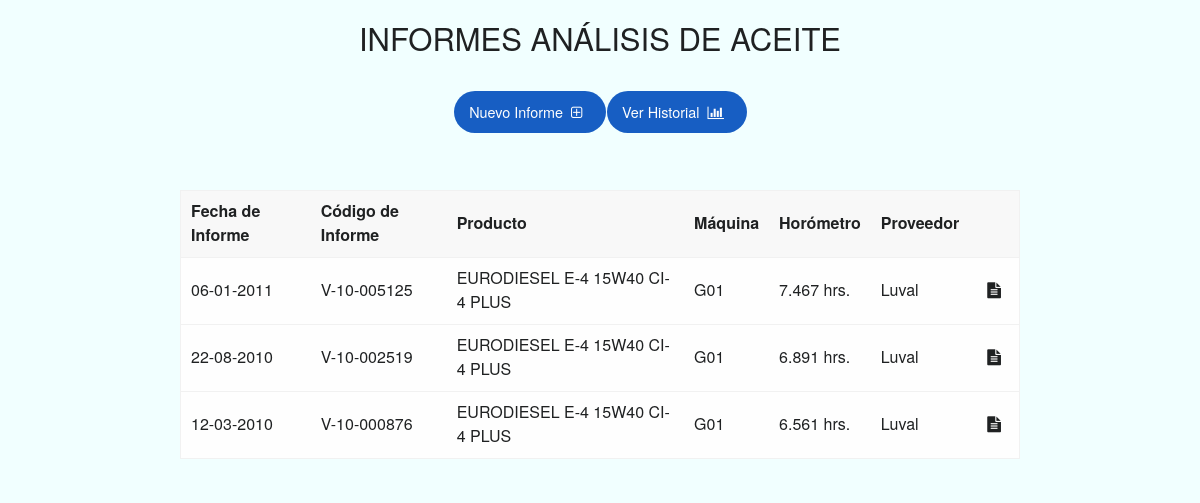
The page /dist/index.php on the database its author committed.
### tables this page shows
CREATE TABLE IF NOT EXISTS `tbl_analisis` (
`idAnalisis` int(11) NOT NULL,
  `Nombre` varchar(20) NOT NULL,
  `Producto` varchar(35) NOT NULL,
  `FechaAnalisis` date NOT NULL,
  `FechaMuestra` date NOT NULL,
  `idMotor` int(11) NOT NULL,
  `idProveedor` int(11) NOT NULL,
  `HorometroMaquina` int(11) NOT NULL,
  `HorometroProducto` int(11) NOT NULL
);

CREATE TABLE IF NOT EXISTS `tbl_motor` (
`idMotor` int(11) NOT NULL,
  `Codigo` varchar(10) NOT NULL,
  `idCentral` int(11) NOT NULL,
  `Marca` varchar(25) NOT NULL,
  `Modelo` varchar(30) NOT NULL,
  `NSerie` varchar(30) NOT NULL
);

CREATE TABLE IF NOT EXISTS `tbl_proveedor` (
`idProveedor` int(11) NOT NULL,
  `Nombre` varchar(20) NOT NULL,
  `Descripcion` varchar(20) DEFAULT NULL
);

### dist/index.php (the view, shortened to what this page needs)
<?php include 'lib/controles.php';?>
<!DOCTYPE html>
<html lang="es">
  <head>
    <link href="assets/css/main.min.css" rel="stylesheet" type="text/css">
  </head>
  <body>
    <?php
        $mysqli = new mysqli('localhost',$DBUSER, $DBPASS, $DATABASE);
    ?>
    <div class="small-9 small-centered columns">
      <div class="row">
        <div class="col s12">
          <p>
            <h3 align="center">INFORMES ANÁLISIS DE ACEITE</h3>
          </p>
        </div>
      </div>
      <div class="row">
        <div class="small-5 small-centered columns">
          <p align="center">
            <ul class="button-group round"><a class="button button-radius btnOpcion" href="#modal1" data-reveal-id="modal1" id="AgregarRegistro">Nuevo Informe<i class="fa fa-plus-square-o" aria-hidden="true"></i></a><a class="button button-radius btnOpcion" href="#modal1" data-reveal-id="modal1" id="VerHistorial">Ver Historial<i class="fa fa-bar-chart" aria-hidden="true"> </i></a></ul>
          </p>
        </div>
      </div><br>
      <p>
        <div class="row">
          <div class="small-12 columns">
            <table class="stack">
              <thead>
                <tr>
                  <th style{text-align: center; background-color: #4CAF50; color: white;}>Fecha de Informe</th>
                  <th>Código de Informe</th>
                  <th>Producto</th>
                  <th>Máquina</th>
                  <th>Horómetro</th>
                  <th>Proveedor</th>
                  <th></th>
                </tr>
              </thead>
              <?php $consulta=$mysqli->query('
                  SELECT tbl_analisis.idAnalisis as Id, tbl_analisis.Nombre as Nombre, tbl_analisis.Producto as Prod,
                  DATE_FORMAT(tbl_analisis.FechaAnalisis,"%d-%m-%Y") as Fecha, tbl_motor.Codigo as Motor, tbl_proveedor.Nombre as Proveedor,
                  tbl_analisis.HorometroMaquina as HorometroMaquina
                  FROM tbl_analisis, tbl_motor, tbl_proveedor
                  WHERE tbl_analisis.idMotor = tbl_motor.idMotor AND tbl_analisis.idProveedor = tbl_proveedor.idProveedor
                  ORDER BY tbl_analisis.FechaAnalisis DESC
                  ');
                  while($fila=$consulta->fetch_assoc()){ ?>
              <tbody>
                <tr>
                  <td><?php echo $fila['Fecha']; ?></td>
                  <td><?php echo $fila['Nombre']; ?></td>
                  <td><?php echo $fila['Prod']; ?></td>
                  <td><?php echo $fila['Motor']; ?></td>
                  <td><?php echo number_format($fila["HorometroMaquina"],0,'','.'); ?> hrs.</td>
                  <td><?php echo $fila['Proveedor']; ?></td>
                  <td>
                    <div class="btnVer" title="Ver" id="<?php echo $fila['Id'];?>"><i class="fa fa-file-text" aria-hidden="true"></i></div>
                  </td>
                </tr>
              </tbody>
              <?php } ?>
            </table>
          </div>
        </div>
      </p>
    </div>
  </body>
</html>

### rows shown on the page
tbl_analisis: Fecha "06-01-2011", Nombre "V-10-005125", Producto "EURODIESEL E-4 15W40 CI-4 PLUS", idMotor.Codigo "G01", HorometroMaquina "7.467", idProveedor.Nombre "Luval"
tbl_analisis: Fecha "22-08-2010", Nombre "V-10-002519", Producto "EURODIESEL E-4 15W40 CI-4 PLUS", idMotor.Codigo "G01", HorometroMaquina "6.891", idProveedor.Nombre "Luval"
tbl_analisis: Fecha "12-03-2010", Nombre "V-10-000876", Producto "EURODIESEL E-4 15W40 CI-4 PLUS", idMotor.Codigo "G01", HorometroMaquina "6.561", idProveedor.Nombre "Luval"
